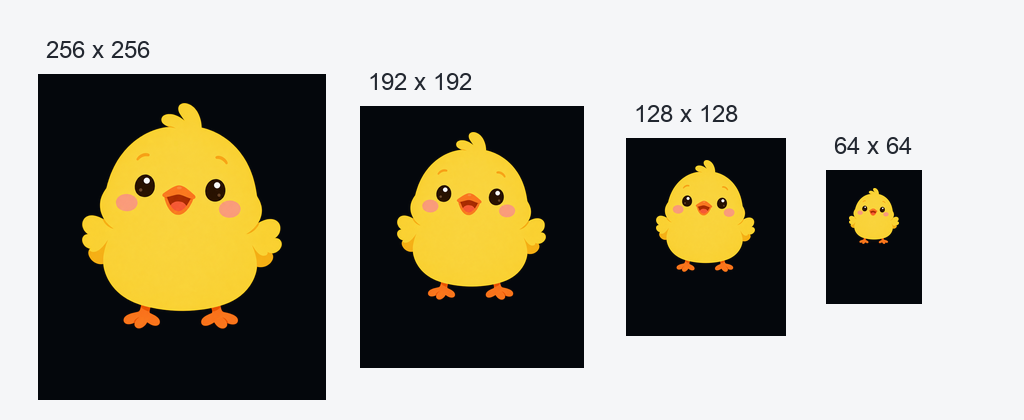
#> input picture assets/chick_character_design_pack/09_small_size_readability_test.png, 1024 x 420 px
$ python prepare_walk_sprites.py ../../assets/chick_character_design_pack/09_small_size_readability_test.png out
#> lines starting #> are read from the running program, lines starting #| are printed output that depends on the picture
#!/usr/bin/env python3
"""Split the generated walk sheet into clean, consistently framed LVGL sprites."""

from __future__ import annotations

import argparse
from pathlib import Path

from PIL import Image


FRAME_COUNT = 4
CANVAS_SIZE = 192
SOURCE_TOP = 40
SOURCE_HEIGHT = 600
ALPHA_CUTOFF = 128


def clean_alpha(image: Image.Image) -> Image.Image:
    image = image.convert("RGBA")
    alpha = image.getchannel("A").point(lambda value: 255 if value >= ALPHA_CUTOFF else 0)
    image.putalpha(alpha)
    return image


def split(source: Path, output_dir: Path) -> None:
    sheet = clean_alpha(Image.open(source))
#> in clean_alpha, `alpha = image.getchannel("A").point(lambda value: 255 if value >= ALPH..`: alpha: PIL image 1024x420 L; every value is 255
    if sheet.width % FRAME_COUNT != 0:
        raise ValueError("Walk sheet width must divide evenly into four frames.")
    output_dir.mkdir(parents=True, exist_ok=True)
    cell_width = sheet.width // FRAME_COUNT
#> cell_width = 256
    for index in range(FRAME_COUNT):
        cell = sheet.crop((index * cell_width, SOURCE_TOP,
                           (index + 1) * cell_width, SOURCE_TOP + SOURCE_HEIGHT))
        scale = CANVAS_SIZE / cell_width
        height = round(cell.height * scale)
        frame = cell.resize((CANVAS_SIZE, height), Image.Resampling.LANCZOS)
        canvas = Image.new("RGBA", (CANVAS_SIZE, CANVAS_SIZE), (0, 0, 0, 0))
        canvas.alpha_composite(frame, (0, (CANVAS_SIZE - height) // 2))
        canvas.save(output_dir / f"walk_{index}.png")
#> this loop made 4 passes
#> pass 1, in split, `cell = sheet.crop((index * cell_width, SOURCE_TOP, (index + 1) * cell_..`:
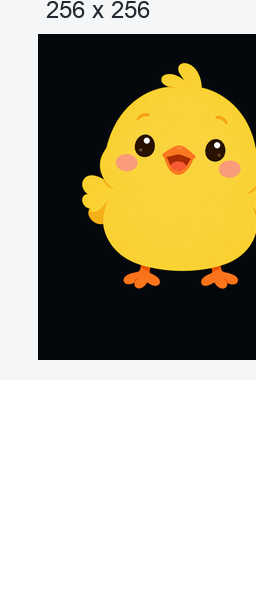
#> cell: PIL image 256x600 RGBA; mean R, G, B, A 84.9, 77.9, 54.5, 161.5; transparent parts drawn white
#> pass 1, in split, `frame = cell.resize((CANVAS_SIZE, height), Image.Resampling.LANCZOS)`:
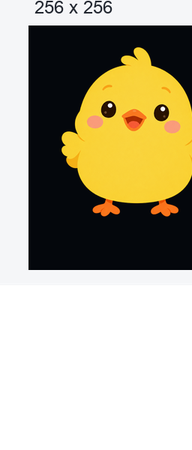
#> frame: PIL image 192x450 RGBA; mean R, G, B, A 85.4, 78.4, 54.9, 161.5; transparent parts drawn white
#> pass 1, in split, `canvas.save(output_dir / f"walk_{index}.png")`:
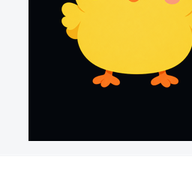
#> saved as walk_0.png: PIL image 192x192 RGBA; mean R, G, B, A 107.7, 98.1, 64.8, 207.2; transparent parts drawn white
#> after the loop:
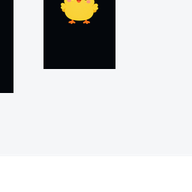
#> canvas: PIL image 192x192 RGBA; mean R, G, B, A 163.9, 164.1, 163.6, 207.2; transparent parts drawn white
#> after the loop:
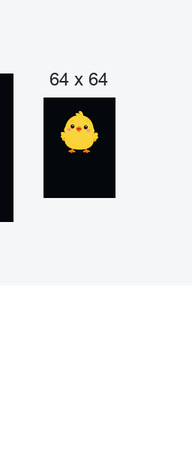
#> frame: PIL image 192x450 RGBA; mean R, G, B, A 132.1, 132.4, 132.3, 161.5; transparent parts drawn white


def main() -> None:
    parser = argparse.ArgumentParser()
    parser.add_argument("source", type=Path)
    parser.add_argument("output_dir", type=Path)
    args = parser.parse_args()
    split(args.source, args.output_dir)


if __name__ == "__main__":
    main()

$ run again, on assets/chick_character_design_pack/01_turnaround_sheet.png
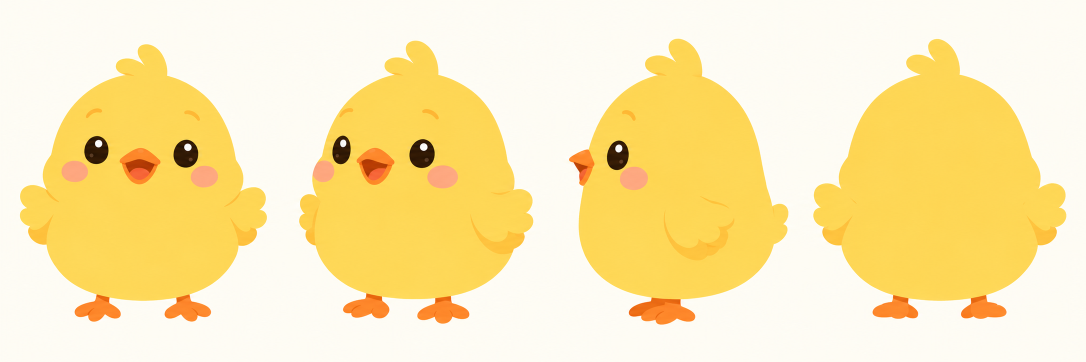
#> input picture assets/chick_character_design_pack/01_turnaround_sheet.png, 2172 x 724 px (shown at 1/2 size)
#> alpha: PIL image 2172x724 L; every value is 255
#> after the loop in split, `for index in range(FRAME_COUNT):`:
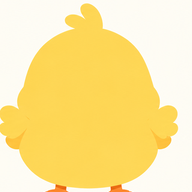
#> canvas: PIL image 192x192 RGBA; mean R, G, B, A 253.6, 229.8, 153, 255
#> after the loop in split, `for index in range(FRAME_COUNT):`:
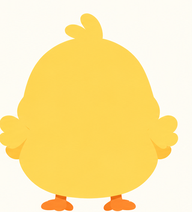
#> frame: PIL image 192x212 RGBA; mean R, G, B, A 253.6, 230.4, 159.1, 255
